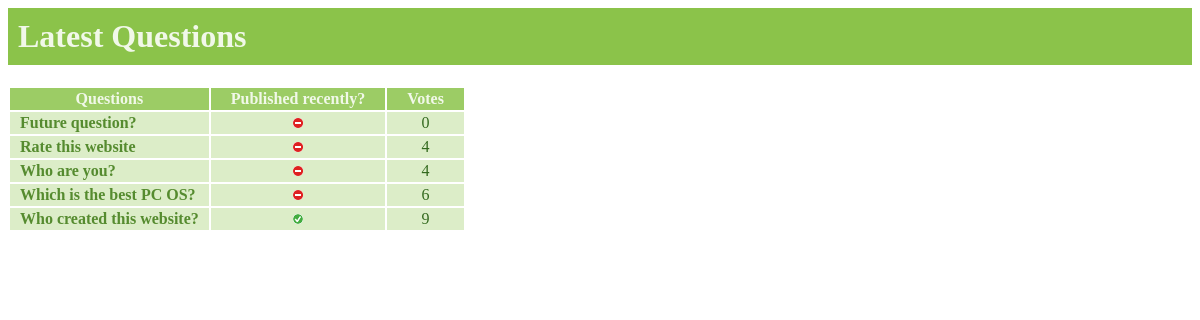
The page /polls/?order_by=votes on the database its author committed.
### polls/models.py (models this page shows, shortened)
class Question(models.Model):
	question_text = models.CharField(max_length=200)
	pub_date = models.DateTimeField('date published')
	def was_published_recently(self):
		now = timezone.now()
		return now - datetime.timedelta(days=1) <= self.pub_date <= now
	was_published_recently.admin_order_field = 'pub_date'
	was_published_recently.boolean = True
	was_published_recently.short_description = 'Published recently?'

### polls/views.py (the view)
class IndexView(generic.ListView):
	template_name = 'polls/index.html'
	context_object_name = 'latest_question_list'
	def get_queryset(self, order='-pub_date'):
		ques = Question.objects.filter(
			pub_date__lte=timezone.now()
		).order_by('-pub_date', order)[:5]
		self.questions = []
		for i in ques:
			t = (i, sum([c.votes for c in i.choice_set.all()]), )
			self.questions.append(t)
		return ques
	def get(self, request, *args, **kwargs):
		context = locals()
		order = request.GET.get('order_by', 'question_text')
		if order != "votes":
			self.get_queryset(order)
		else:
			self.get_queryset()
			self.questions.sort(key=lambda x: x[1])
		context['latest_question_list'] = self.questions
		return render_to_response(self.template_name, context, context_instance=RequestContext(request))

### polls/templates/polls/index.html
{% load staticfiles %}
<link rel="stylesheet" type="text/css" href="{% static 'polls/css/style.css' %}" />
<h1> Latest Questions </h1>
{% if latest_question_list %}
	<table>
		<thead>
			<th class="hboxx"><a class="hboxx" href="?order_by=question_text"> Questions </a></th>
			<th class="hboxx"><a class="hboxx" href="?order_by=pub_date"> Published recently? </a></th>
			<th class="hboxx"><a class="hboxx" href="?order_by=votes"> Votes </a></th>
		</thead>
		<tbody>
		{% for question, votes in latest_question_list %}
			<tr>
				<td class="mboxx"><a href="{% url 'polls:detail' question.id %}">{{ question.question_text }}</a></td>
				<td class="centerboxx">
					{% if question.was_published_recently %}
						<img src="{% static 'polls/img/icon-yes.gif' %}" alt="True">
					{% else %}
						<img src="{% static 'polls/img/icon-no.gif' %}" alt="True">
					{% endif %}
				</td>
				<td class="centerboxx">{{ votes }}</td>
			</tr>
		{% endfor %}
		</tbody>
    </table>
{% else %}
    <p>No polls are available.</p>
{% endif %}

### polls/static/polls/css/style.css (style rules this page uses)
a { color: #558B2F; }
a:link { text-decoration: none; }
h1 { color: #F1F8E9; background-color: #8BC34A; padding-left: 20px; padding: 10px }
th, td, .boxx, .hboxx, .centerboxx, .rboxx, .mboxx, .linkboxx, .inputboxx { color: #33691E; border-width: 0em; border-style: solid; border-color: #33691E; border-collapse: collapse; background-color: #DCEDC8; padding: 2px; padding-left: 10px; padding-right: 10px; }
th, .hboxx { background-color: #9CCC65; color: #F1F8E9; }
.mboxx { font-weight: bold; }
.centerboxx { text-align: center; }

### rows shown on the page
Question: question_text "Future question?", votes "0"
Question: question_text "Rate this website", votes "4"
Question: question_text "Who are you?", votes "4"
Question: question_text "Which is the best PC OS?", votes "6"
Question: question_text "Who created this website?", votes "9"
